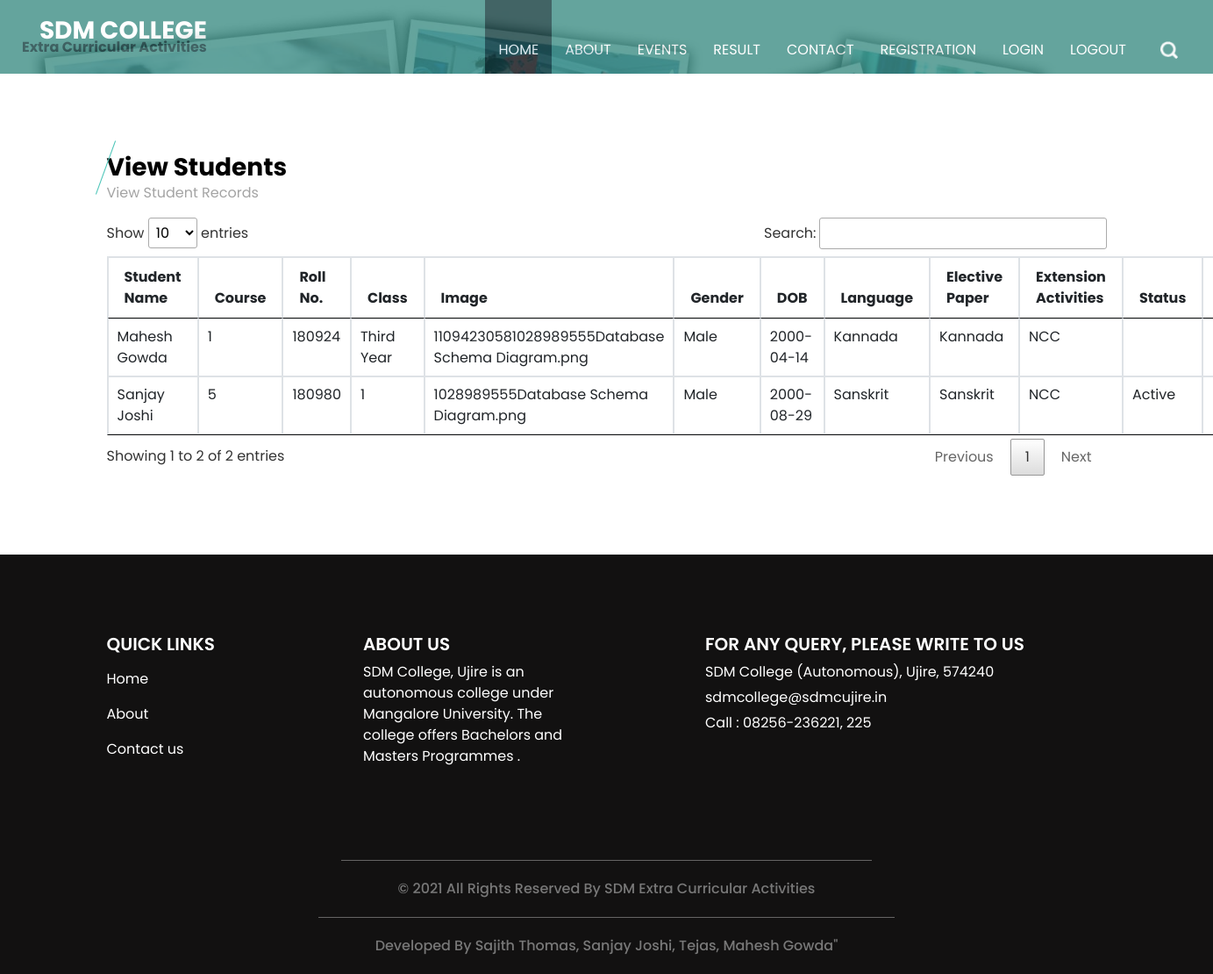
The page /viewstudent.php on the database its author committed.
### tables this page shows
CREATE TABLE `student` (
  `student_id` int(11) NOT NULL,
  `student_name` varchar(30) NOT NULL,
  `student_rollno` varchar(10) NOT NULL,
  `st_class` varchar(20) NOT NULL,
  `course_id` int(11) NOT NULL,
  `gender` varchar(10) NOT NULL,
  `dob` date NOT NULL,
  `language` varchar(25) NOT NULL,
  `elective_paper` varchar(20) NOT NULL,
  `extension_activities` varchar(50) NOT NULL,
  `student_image` varchar(300) NOT NULL,
  `student_password` varchar(300) NOT NULL,
  `student_status` varchar(10) NOT NULL
);

### viewstudent.php (the view, shortened to what this page needs)
<?php
include("header.php");
?>
  <section class="event_section layout_padding">
    <div class="container">
      <div class="heading_container">
        <h3>
          View Students
        </h3>
        <p>
          View Student Records
        </p>
      </div>
      <div class="event_container">
        <div class="">
<table id="datatableplugin" class="table table-bordered">
	<thead>
		<tr>
			<th>Student Name</th>
			<th>Course</th>
			<th>Roll No.</th>
			<th>Class</th>
			<th>Image</th>
			<th>Gender</th>
			<th>DOB</th>
			<th>Language</th>
			<th>Elective Paper</th>
			<th>Extension Activities</th>
			<th>Status</th>
			<th>Action</th>
		</tr>
	</thead>
	<tbody>
		<?php
		$sqlview = "SELECT * FROM  student ";
		$qsqlview = mysqli_query($con,$sqlview);
		while($rsview = mysqli_fetch_array($qsqlview))
		{
			echo "<tr>
				<td>$rsview[student_name]</td>
				<td>$rsview[course_id]</td>
				<td>$rsview[student_rollno]</td>
				<td>$rsview[st_class]</td>
				<td>$rsview[student_image]</td>
				<td>$rsview[gender]</td>
				<td>$rsview[dob]</td>
				<td>$rsview[language]</td>
				<td>$rsview[elective_paper]</td>
				<td>$rsview[extension_activities]</td>
				<td>$rsview[student_status]</td>
				<td>Edit | Delete</td>
			</tr>";
		}
		?>
	</tbody>
</table>
        </div>
      </div>
    </div>
  </section>
<?php
include("footer.php");
?>

### css/style.css (style rules this page uses)
body { font-family: "Poppins", sans-serif; color: #000000; background-color: #ffffff; }
.layout_padding { padding: 90px 0; }
.heading_container { display: -webkit-box; display: -ms-flexbox; display: flex; -webkit-box-orient: vertical; -webkit-box-direction: normal; -ms-flex-direction: column; flex-direction: column; -webkit-box-align: start; -ms-flex-align: start; align-items: flex-start; }
.heading_container h3 { font-weight: bold; position: relative; margin-bottom: 15px; }
.heading_container h3::before { content: ""; position: absolute; top: 50%; left: 2px; width: 1px; height: 65px; background-color: #4bc5b8; -webkit-transform: translateY(-50%) rotate(20deg); transform: translateY(-50%) rotate(20deg); }
.event_section .heading_container h3 { margin-bottom: 0; }
.event_section .heading_container h3::before { left: -2px; }
.event_section p { color: #a4a4a4; }

### css/responsive.css (style rules this page uses)
@media (min-width: 1200px) { .container { max-width: 1170px; } }

### rows shown on the page
student: student_name "Sanjay Joshi", course "5", student_rollno "180980", st_class "1", student_image "1028989555Database Schema Diagram.png", gender "Male", dob "2000-08-29", language "Sanskrit", elective_paper "Sanskrit", extension_activities "NCC", student_status "Active"
student: student_name "Mahesh Gowda", course "1", student_rollno "180924", st_class "Third Year", student_image "11094230581028989555Database Schema Diagram.png", gender "Male", dob "2000-04-14", language "Kannada", elective_paper "Kannada", extension_activities "NCC"
